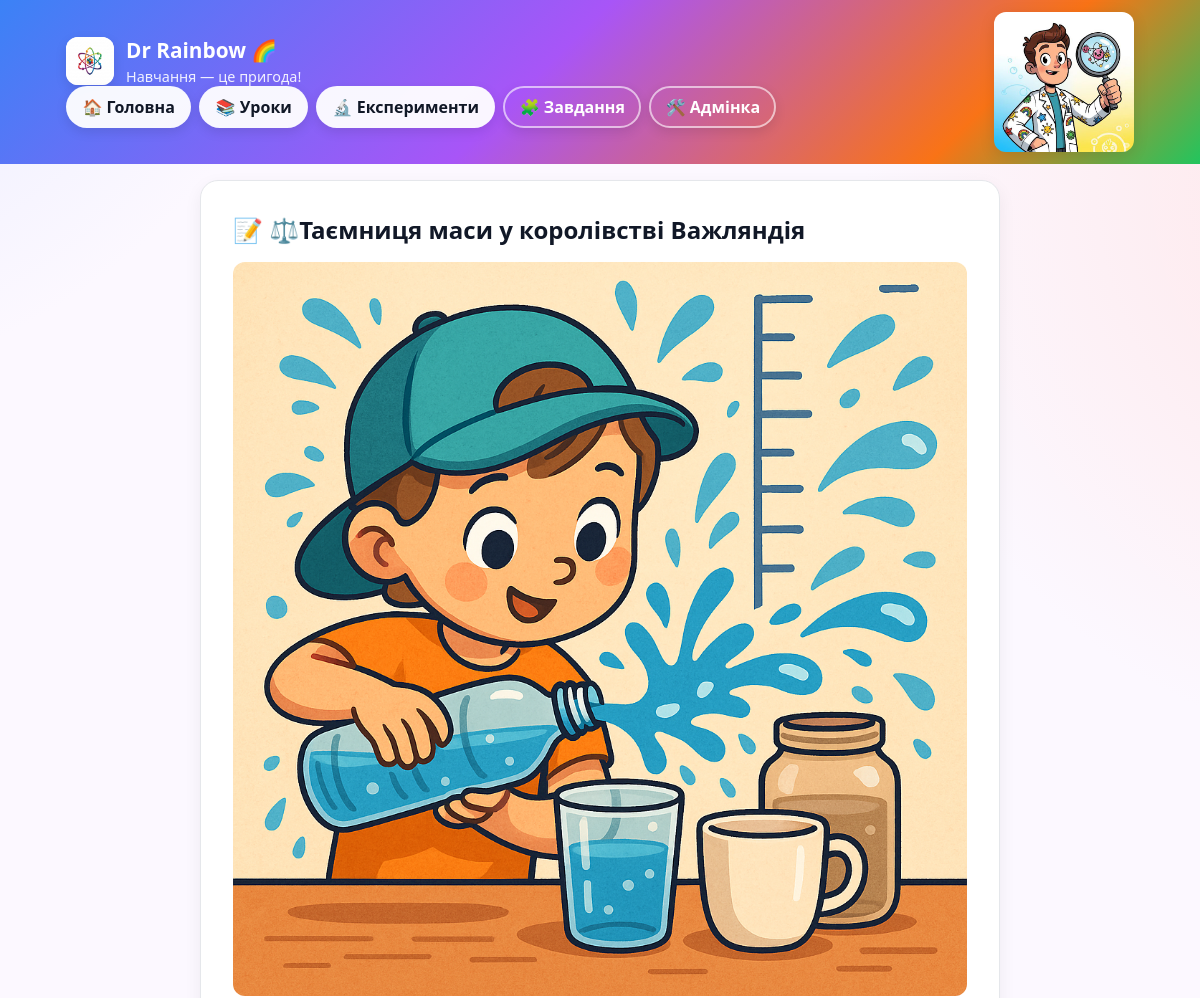
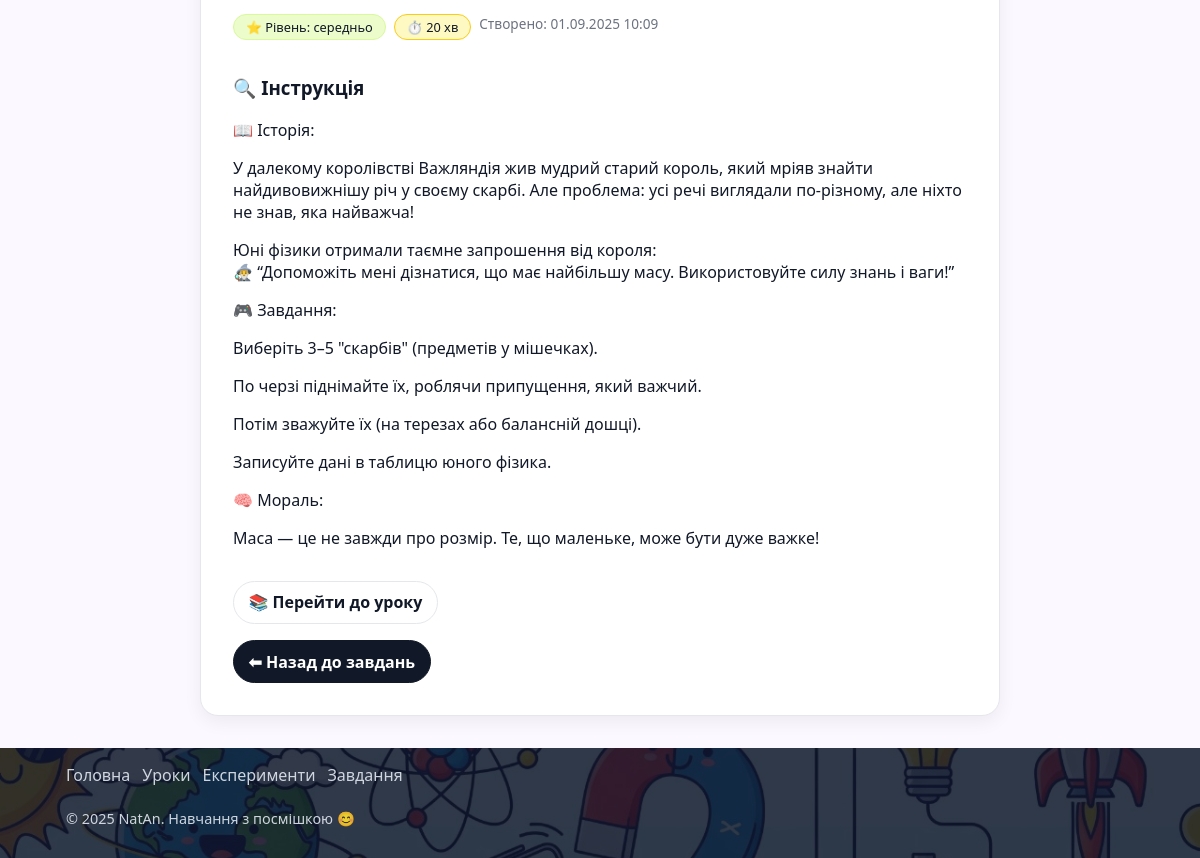
Screenshot of /tasks/hto-vazhchij/ with the database file from the repository (2 pictures, top to bottom).
### tasks/models.py (models this page shows, shortened)
class Task(models.Model):
    title = models.CharField(max_length=200, verbose_name="Назва завдання")
    slug = models.SlugField(unique=True, verbose_name="URL-псевдонім")
    lesson = models.ForeignKey(Lesson, related_name="tasks", on_delete=models.CASCADE, verbose_name="Урок")
    instructions = models.TextField(verbose_name="Інструкція")
    level = models.CharField(max_length=50, blank=True, verbose_name="Рівень")
    duration = models.PositiveIntegerField(null=True, blank=True, verbose_name="Тривалість (хв)")
    image = models.ImageField(upload_to="tasks/", blank=True, null=True, verbose_name="Зображення")
    created_at = models.DateTimeField(auto_now_add=True, verbose_name="Створено")
    class Meta:
        verbose_name = "Завдання"
        verbose_name_plural = "Завдання"
        ordering = ["created_at", "id"]

### tasks/views.py (the view)
# urls.py: path("<slug:task_slug>/", task_detail, name="task_detail"),
def task_detail(request, task_slug):
    task = get_object_or_404(Task, slug=task_slug)
    return render(request, "tasks/task_detail.html", {"task": task})

### tasks/templates/tasks/task_detail.html (shortened to what this page needs)
{% extends "base.html" %}
{% load static %}
{% block content %}
<section class="panel" style="padding:2rem;max-width:800px;margin:auto;display:grid;gap:1rem">
  <h1 style="margin:0">📝 {{ task.title }}</h1>
  {% if task.image %}
    <img src="{{ task.image.url }}" alt="{{ task.title }}" style="width:100%;border-radius:12px;object-fit:cover">
  {% endif %}
  <div style="display:flex;gap:.5rem;flex-wrap:wrap">
    {% if task.level %}
      <span style="font-size:.8rem;padding:.2rem .75rem;border-radius:999px;background:#ecfccb;border:1px solid #d9f99d">
        ⭐ Рівень: {{ task.level }}
      </span>
    {% endif %}
    {% if task.duration %}
      <span style="font-size:.8rem;padding:.2rem .75rem;border-radius:999px;background:#fef9c3;border:1px solid #facc15">
        ⏱️ {{ task.duration }} хв
      </span>
    {% endif %}
    <span class="muted" style="font-size:.85rem">Створено: {{ task.created_at|date:"d.m.Y H:i" }}</span>
  </div>
  <div>
    <h3>🔍 Інструкція</h3>
    <p>{{ task.instructions|linebreaks }}</p>
  </div>
  {% if task.lesson %}
    <div>
      <a class="app-btn" href="{% url 'lesson_detail' task.lesson.slug %}">📚 Перейти до уроку</a>
    </div>
  {% endif %}
  <div>
    <a class="btn" href="{% url 'tasks_list' %}">⬅ Назад до завдань</a>
  </div>
</section>
{% endblock %}

### rows the page displays
Task: title "⚖️Таємниця маси у королівстві Важляндія", image (picture), level "середньо", duration "20", created_at "01.09.2025 10:09", instructions "📖 Історія: У далекому королівстві Важляндія жив мудрий старий король, який мріяв знайти найдивовижнішу річ у своєму скарбі. Але проблема: усі речі виглядали по-різному, але ніхто не знав, яка найважча! Юні фізики отримали таємне запрошення від короля: 🧙‍♂️ “Допоможіть мені дізнатися, що має найбільшу масу. Використовуйте силу знань і ваги!” 🎮 Завдання: Виберіть 3–5 \"скарбів\" (предметів у мішечках). По черзі піднімайте їх, роблячи припущення, який важчий. Потім зважуйте їх (на терезах або балансній дошці). Записуйте дані в таблицю юного фізика. 🧠 Мораль: Маса — це не завжди про розмір. Те, що маленьке, може бути дуже важке!"
